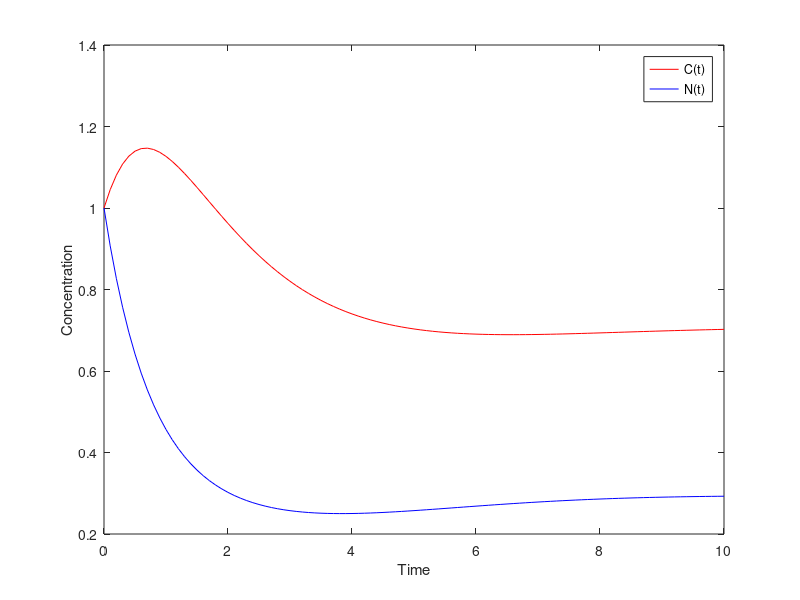

This figure's MATLAB source:
clear all; clc; close all;

% Parameters
Beta = 1;
Delta = 1;
Gamma = 1;
K = 1;
alpha = 0.5;

% Initial conditions
C0 = 1;
N0 = 1;

% Define the ODE system
dCdT = @(t, C, N) alpha - Beta*C + Delta*N*C;
dNdT = @(t, C, N) Gamma*N*(1 - (N/K)) - Delta*N*C;

% Define the time interval
tspan = [0 10];

% Define the step size
h = 0.1;

% Initialize the solution arrays
t = tspan(1):h:tspan(2);
C = zeros(size(t));
N = zeros(size(t));
C(1) = C0;
N(1) = N0;

% Solve the ODE system using the fourth-order Runge-Kutta method
for i = 1:length(t)-1
    k1C = h*dCdT(t(i), C(i), N(i));
    k1N = h*dNdT(t(i), C(i), N(i));
    
    k2C = h*dCdT(t(i)+h/2, C(i)+k1C/2, N(i)+k1N/2);
    k2N = h*dNdT(t(i)+h/2, C(i)+k1C/2, N(i)+k1N/2);
    
    k3C = h*dCdT(t(i)+h/2, C(i)+k2C/2, N(i)+k2N/2);
    k3N = h*dNdT(t(i)+h/2, C(i)+k2C/2, N(i)+k2N/2);
    
    k4C = h*dCdT(t(i)+h, C(i)+k3C, N(i)+k3N);
    k4N = h*dNdT(t(i)+h, C(i)+k3C, N(i)+k3N);
    
    C(i+1) = C(i) + (k1C + 2*k2C + 2*k3C + k4C)/6;
    N(i+1) = N(i) + (k1N + 2*k2N + 2*k3N + k4N)/6;
end

% Plot the solution
figure;
plot(t, C, 'r-', t, N, 'b-');
xlabel('Time');
ylabel('Concentration');
legend('C(t)', 'N(t)');